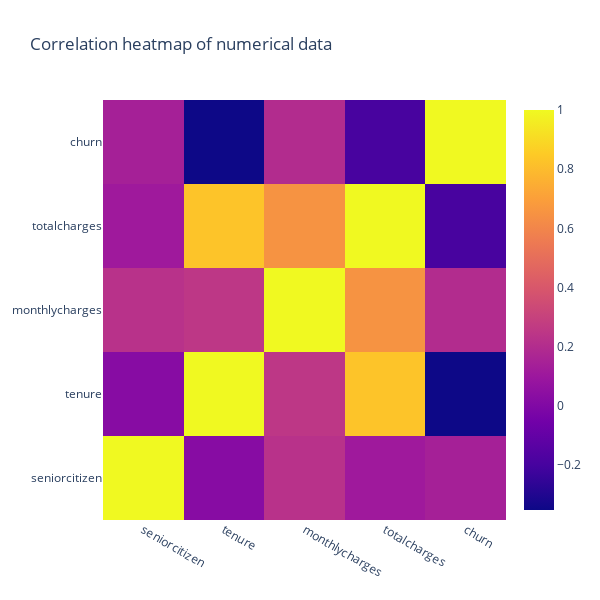

Notebook source saved alongside this figure:
### Code cell
# Set up plotting environment

# Text info to display the correlation information
text_info = np.round(corr_matrix, decimals=2).astype(str)

# Layout
Layout = go.Layout(title='Correlation heatmap of numerical data', autosize=False, width=600,
                   height=600)

# Data
Data = [go.Heatmap(x = numeric_columns, y=numeric_columns, z=corr_matrix, text=text_info)]

figure = go.Figure(data=Data, layout=Layout)

py.iplot(figure)

### Figure 1 — Plotly figure (JSON) as saved in the notebook; plotly's stock layout.template omitted (floating-point values rounded to 4 significant figures)
{"data": [{"text": [["1.0", "0.02", "0.23", "0.11", "0.14"], ["0.02", "1.0", "0.25", "0.83", "-0.35"], ["0.23", "0.25", "1.0", "0.65", "0.2"], ["0.11", "0.83", "0.65", "1.0", "-0.2"], ["0.14", "-0.35", "0.2", "-0.2", "1.0"]], "type": "heatmap", "x": ["seniorcitizen", "tenure", "monthlycharges", "totalcharges", "churn"], "y": ["seniorcitizen", "tenure", "monthlycharges", "totalcharges", "churn"], "z": [[1, 0.02344, 0.2252, 0.1105, 0.142], [0.02344, 1, 0.2511, 0.8283, -0.3519], [0.2252, 0.2511, 1, 0.6509, 0.1968], [0.1105, 0.8283, 0.6509, 1, -0.1964], [0.142, -0.3519, 0.1968, -0.1964, 1]]}], "layout": {"autosize": false, "height": 600, "title": {"text": "Correlation heatmap of numerical data"}, "width": 600}}
